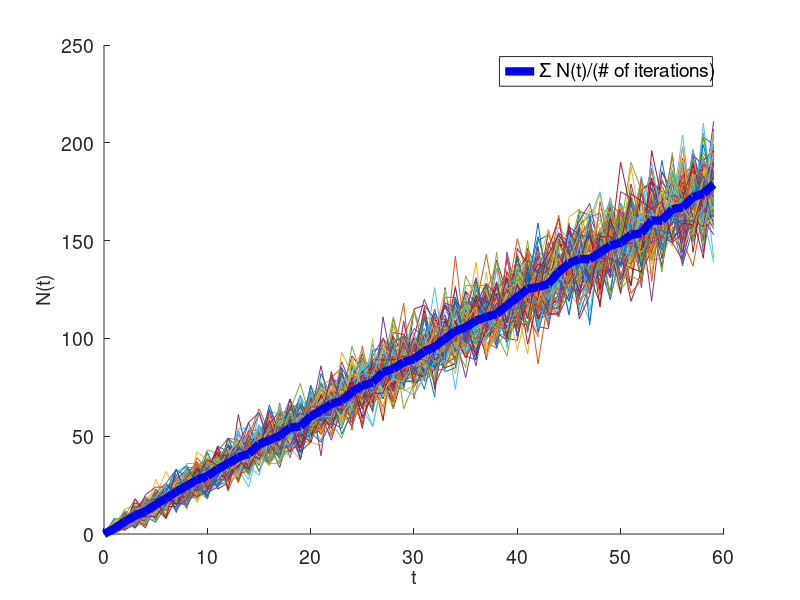

Write MATLAB code to recreate this figure.
function problem1a
close all;
lambda = 3;
n=175;
maxDays = 59;
b = 1000;
F = 0;
for t = 0:maxDays
    F = F + exp(n*log(lambda*t)-lambda*t-gammaln(n+1));
end

N = zeros(b,t);
for b = 1:100
    for t = 0:maxDays
        N(b,t+1) = poissrnd(lambda*t);
    end
end



t = 0:maxDays;
figure();
hold on;
for b = 1:100
    plot(t,N(b,:));
end



mean = sum(N)/b;
h = plot(t,mean,'LineWidth',6,'DisplayName','\Sigma N(t)/(# of iterations)','Color','b');
xlabel('t'); ylabel('N(t)');
lgd = legend(h);
set(findall(gcf,'-property','FontSize'),'FontSize',14);

%saveTightFigure(h,'problem1a.pdf');


end
